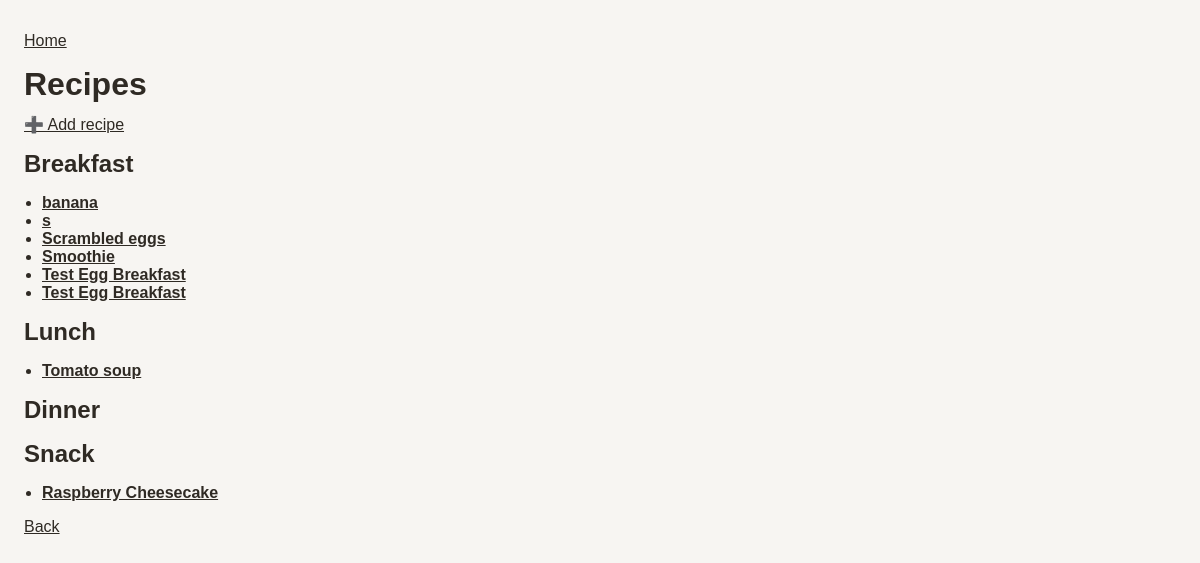
Page /recipes on the earlier database version.
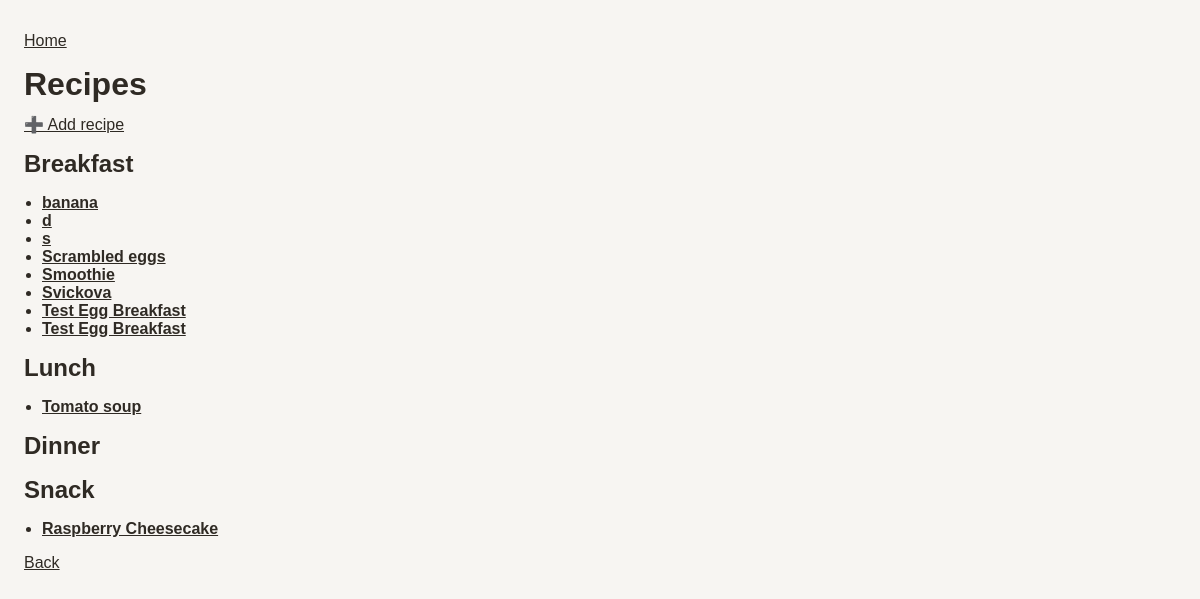
Same page on the later database version.
### tables this page shows
CREATE TABLE recipes (
            id INTEGER PRIMARY KEY AUTOINCREMENT,
            name TEXT NOT NULL,
            category TEXT NOT NULL,
            instructions TEXT,
            image_path TEXT
        );

### app/routes/recipes.py (the view)
@router.get("")
def list_recipes(request: Request):
    with sqlite3.connect(RECIPE_DB_PATH) as conn:
        cur = conn.cursor()
        cur.execute(
            """
            SELECT id, name, category
            FROM recipes
            ORDER BY category, name
        """
        )
        recipes = cur.fetchall()
    recipes_by_category = {
        "breakfast": [],
        "lunch": [],
        "dinner": [],
        "snack": [],
    }
    for recipe in recipes:
        recipes_by_category.setdefault(recipe[2], []).append(recipe)
    for items in recipes_by_category.values():
        items.sort(key=lambda item: item[1].lower())
    return templates.TemplateResponse(
        "recipes_list.html",
        {
            "request": request,
            "recipes_by_category": recipes_by_category,
        },
    )

### app/templates/recipes_list.html (shortened to what this page needs)
{% extends "base.html" %}
{% block content %}
    <h1>Recipes</h1>
    <p>
      <a href="/recipes/new">➕ Add recipe</a>
    </p>
    {% for category in ["breakfast", "lunch", "dinner", "snack"] %}
    <h2>{{ category | capitalize }}</h2>
    <ul>
      {% for r in recipes_by_category.get(category, []) %}
      <li>
        <a href="/recipes/{{ r[0] }}">
          <strong>{{ r[1] }}</strong>
        </a>
      </li>
      {% endfor %}
    </ul>
    {% endfor %}
    <a href="/">Back</a>
{% endblock %}

Differences in the rows shown:
added recipes: name "d", shown under "Breakfast"
added recipes: name "Svickova", shown under "Breakfast"
